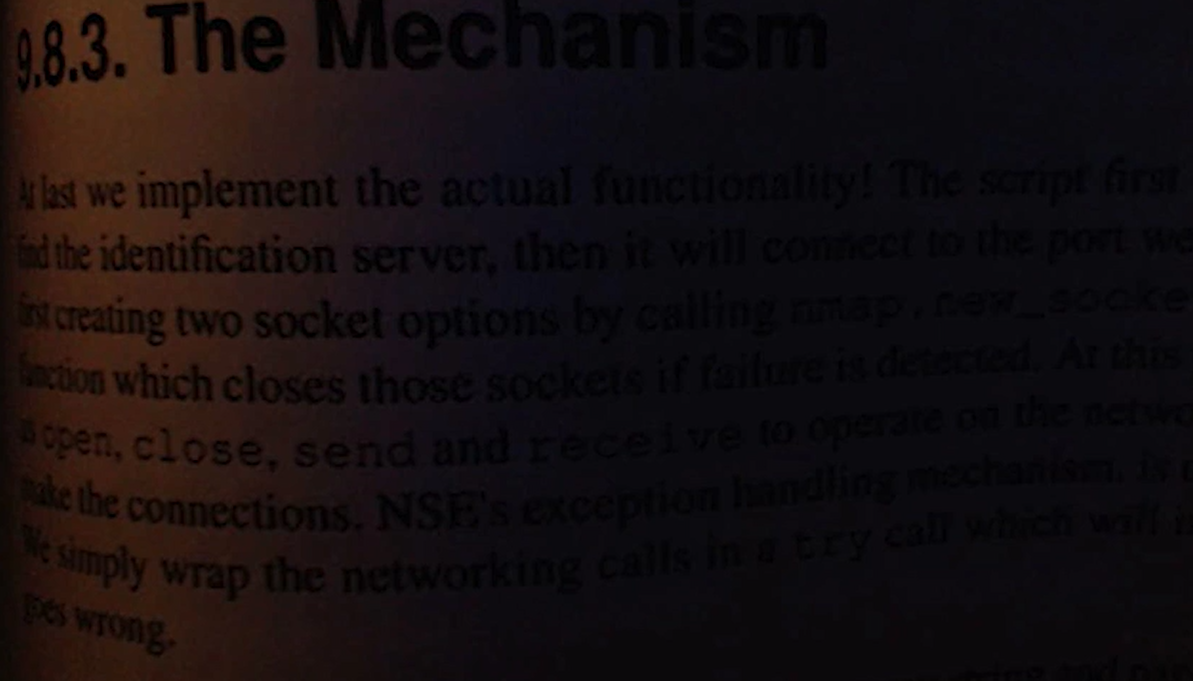
#> input picture text.png, 1193 x 681 px, found by its file name
$ python 'text reading.py'
#> lines starting #> are read from the running program, lines starting #| are printed output that depends on the picture; after the words box and inside, x2 and y2 are one past the last pixel; in counts of white or black regions, pixels touching at a corner belong together
import cv2
import numpy as np

img = cv2.imread('E:\\Python Tutorial\\image processing\\text.png')
#> img is the input picture: shape (681, 1193, 3); mean B, G, R 15.3, 13.8, 20.9
gray = cv2.cvtColor(img, cv2.COLOR_BGR2GRAY)
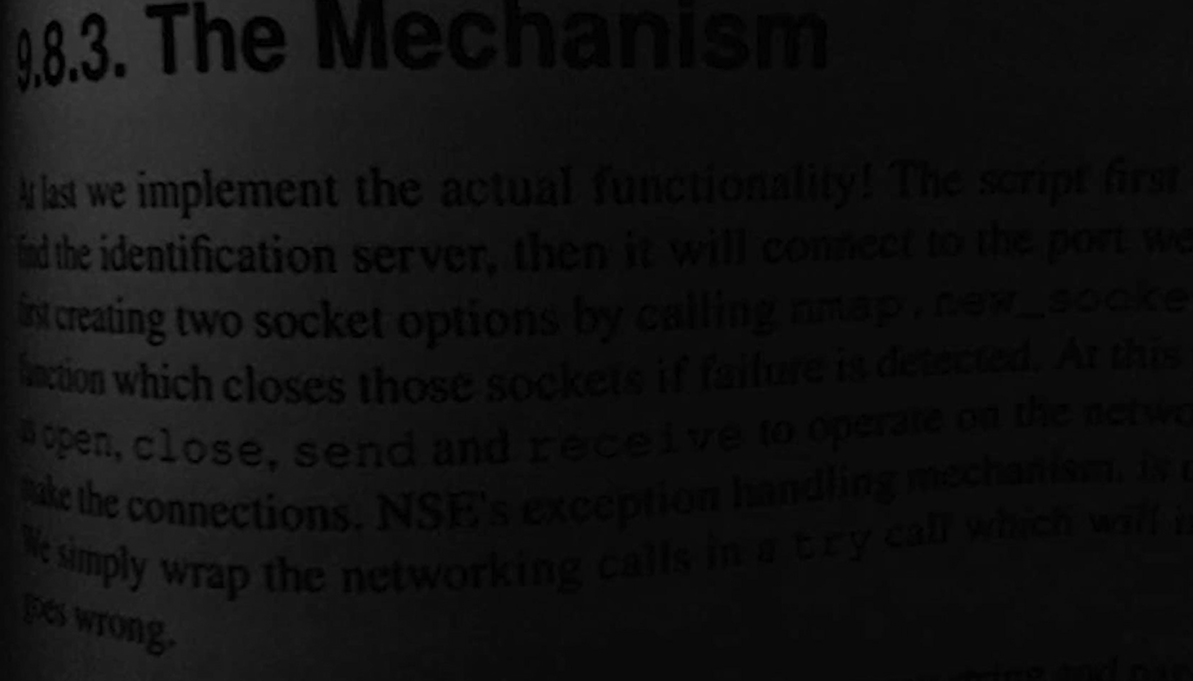
#> gray: shape (681, 1193); min 0, max 64, mean 16.1
ret, threshold = cv2.threshold(gray, 8, 255, cv2.THRESH_BINARY)
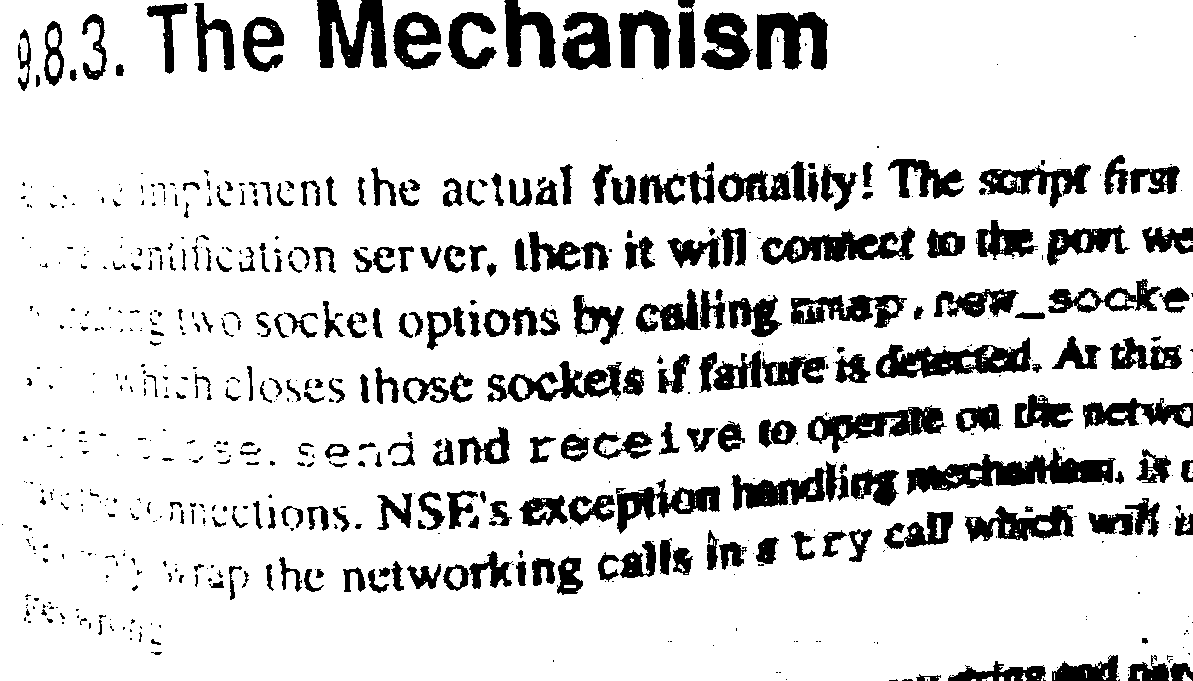
#> threshold: shape (681, 1193); 84.6% white; 693 black regions (402 under 20 px), largest, box (x1, y1, x2, y2) and area: (907, 448, 1116, 495) 4341, (876, 337, 1031, 378) 3205, (317, 0, 387, 68) 3036
th = cv2.adaptiveThreshold(gray, 255, cv2.ADAPTIVE_THRESH_GAUSSIAN_C, cv2.THRESH_BINARY, 101, 2)
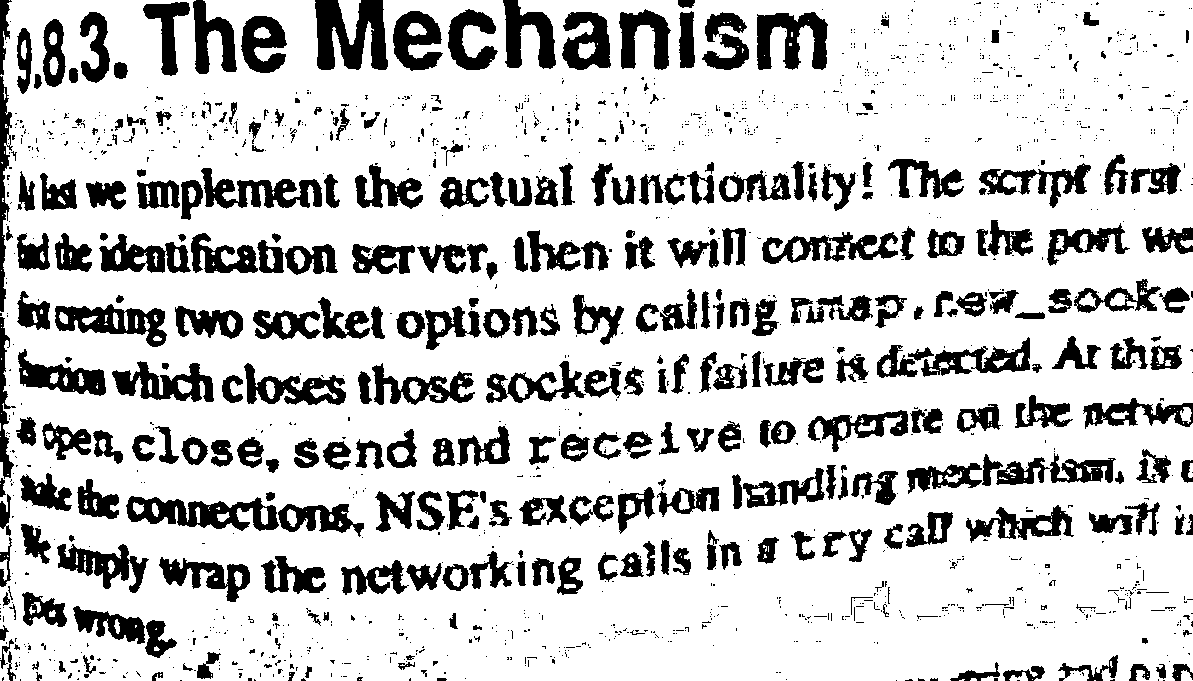
#> th: shape (681, 1193); 79.4% white; 1631 black regions (1285 under 20 px), largest, box (x1, y1, x2, y2) and area: (315, 0, 388, 70) 3444, (126, 496, 279, 531) 2814, (757, 12, 828, 70) 2486

cv2.imshow('th', th)
cv2.imshow('threshold', threshold)
cv2.waitKey(0)
cv2.destroyAllWindows()
